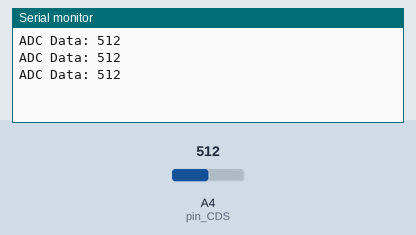
This sketch was run on a simulated Arduino Uno, built with avr-gcc and run on an emulated ATmega328P. On the bench: the last lines printed to the serial monitor. Inputs (shaded band) come from the test bench; at power-on: A4 (pin_CDS) = 512.

Above: at 1.3 s.
1.4 s: A4 (pin_CDS) set to 716
At 1.9 s:
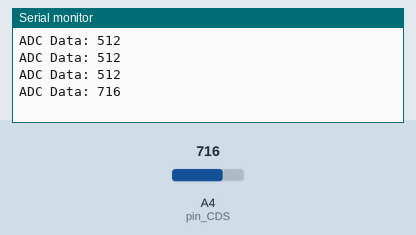
2.9 s: A4 (pin_CDS) set to 900
At 3.4 s:
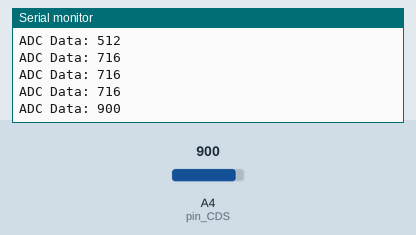
Timing chart, 0 to 5.9 s (numbered marks = the images above; inputs shaded):
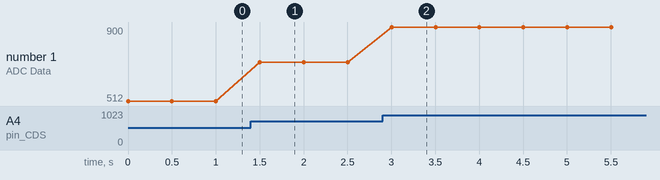

Measured:
- after the input at 1.4 s, the serial monitor: prints a new line after 0.10 s (image 1)
- after the input at 2.9 s, the serial monitor: prints a new line after 0.10 s (image 2)
- plotted number 1: 512 → 716 after the input at 1.4 s, 716 → 900 after the input at 2.9 s

The sketch:

Light.ino
```cpp
int pin_CDS = A4;

void setup() {
  // put your setup code here, to run once:
  pinMode(pin_CDS, INPUT);
  Serial.begin(115200);
}

void loop() {
  // put your main code here, to run repeatedly:
  Serial.print("ADC Data: ");
  Serial.println(analogRead(pin_CDS));
  delay(500);
}
```
